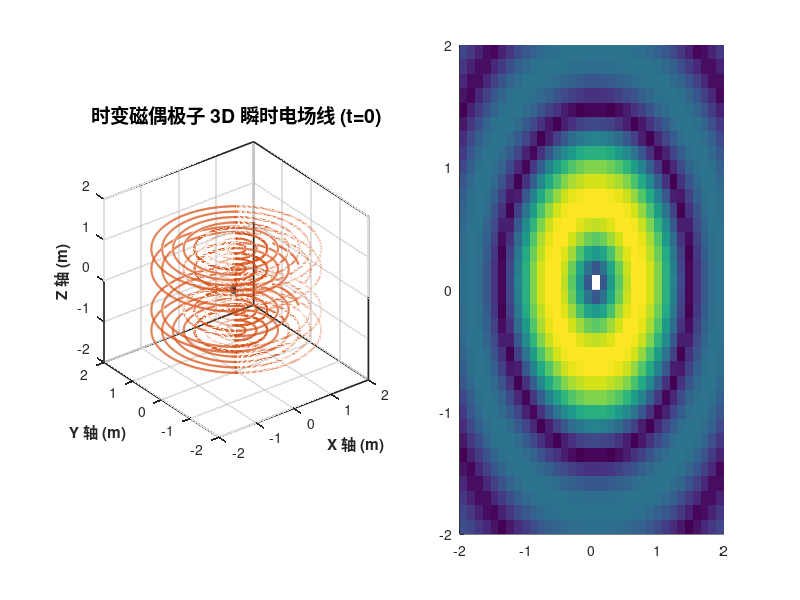

MATLAB code to generate this figure: (Note: this script raises an error after producing the figure.)
% 磁偶极子时变电场 (时谐场 AC) 2D与3D空间分布可视化
clear; clc; close all;

%% 1. 物理参数设定
mu_0 = 4 * pi * 1e-7;   % 真空磁导率 (H/m)
c = 3e8; v = c;         % 波速等于光速 (m/s)
f = 150e6;              % 频率设为 150MHz (为了在图中清晰看到空间波动的驻点)
omega = 2 * pi * f;     % 角频率
k = omega / v;          % 波数
I_amp = 1.0;            % 电流幅值 (A)
a = 0.1;                % 磁偶极子(圆环)半径 (m)

%% 2. 空间网格构建
grid_density = 35;
max_range = 2.0; % 扩大观测范围，以观察电磁波的空间辐射分布
x_vec = linspace(-max_range, max_range, grid_density);
y_vec = linspace(-max_range, max_range, grid_density);
z_vec = linspace(-max_range, max_range, grid_density);
[X, Y, Z] = meshgrid(x_vec, y_vec, z_vec);

%% 3. 坐标转换与奇点处理
R = sqrt(X.^2 + Y.^2 + Z.^2);
Rho = sqrt(X.^2 + Y.^2); 
Rho(Rho == 0) = eps; % 避开 Z 轴奇点

sinTheta = Rho ./ R;
cosPhi = X ./ Rho;
sinPhi = Y ./ Rho;

% 屏蔽极近区奇点
R(R < 0.5*a) = NaN; 

%% 4. 计算时变电场相量 (依据课件 P17/18)
% 延迟相位因子: e^(-jkr)
delay_term = exp(-1i * k * R);

% 电场只有 E_phi 分量 (复数相量)
% E_phi = - (mu_0*a^2 / 4) * [ (j*omega/R^2) + (j*omega)^2/(R*v) ] * I * exp(-jkR) * sin(theta)
E_phi_complex = -(mu_0 * a^2 * I_amp / 4) .* ...
    ( (1i * omega ./ R.^2) - (omega^2 ./ (R .* v)) ) .* delay_term .* sinTheta;

% 提取 t=0 时刻的瞬时物理场 (即取实部)
E_phi = real(E_phi_complex);

%% 5. 投影至直角坐标系 (Ex, Ey, Ez)
EX = -E_phi .* sinPhi;
EY = E_phi .* cosPhi;
EZ = zeros(size(E_phi)); % 电场在 z 方向始终为 0

%% 6. 可视化 (左图3D，右图2D)
figure('Color', 'w', 'Position', [100, 100, 1200, 550]);
theta_coil = linspace(0, 2*pi, 100); % 线圈坐标

% ================= 左侧：3D 电场流线图 =================
subplot(1, 2, 1); hold on; grid on; view(3);

% 绘制线圈
plot3(a * cos(theta_coil), a * sin(theta_coil), zeros(1, 100), 'k-', 'LineWidth', 4);

% 设定 3D 种子点 (沿 X 轴正半轴放置一排点即可，因为流线是圆环)
sx = linspace(0.2, max_range-0.2, 8); 
sy = zeros(size(sx));
sz_levels = [-1.0, -0.5, 0.5, 1.0]; % 在不同的高度层画圈
[SX, SZ] = meshgrid(sx, sz_levels);
SY = zeros(size(SX));

hLines = streamline(X, Y, Z, EX, EY, EZ, SX, SY, SZ, [0.1, 5000]);
set(hLines, 'Color', [0.8500 0.3250 0.0980], 'LineWidth', 1.5); % 经典MATLAB红/橙

title('时变磁偶极子 3D 瞬时电场线 (t=0)', 'FontSize', 14);
xlabel('X 轴 (m)', 'FontWeight', 'bold'); 
ylabel('Y 轴 (m)', 'FontWeight', 'bold'); 
zlabel('Z 轴 (m)', 'FontWeight', 'bold');
axis equal; axis([-max_range max_range -max_range max_range -max_range max_range]);
set(gca, 'Box', 'on', 'LineWidth', 1.2);

% ================= 右侧：2D XY平面截面图 =================
subplot(1, 2, 2); hold on; grid on;

% 提取 z=0 平面 (即矩阵中间的一层)
mid_idx = round(grid_density/2);
X_2D = squeeze(X(:,:,mid_idx));
Y_2D = squeeze(Y(:,:,mid_idx));
EX_2D = squeeze(EX(:,:,mid_idx));
EY_2D = squeeze(EY(:,:,mid_idx));

% 计算电场强度幅值 (用于云图颜色)
E_mag = sqrt(EX_2D.^2 + EY_2D.^2);

% 使用 pcolor 绘制底部的电场强度云图
h = pcolor(X_2D, Y_2D, E_mag); 
set(h, 'EdgeColor', 'none'); % 去除网格线让过渡更平滑
colormap parula;
%colorbar;

% 使用 quiver 绘制电场矢量箭头 (白色的箭头在彩色底图上更清晰)
% 减少箭头数量避免拥挤
skip = 2; 
quiver(X_2D(1:skip:end, 1:skip:end), Y_2D(1:skip:end, 1:skip:end), ...
       EX_2D(1:skip:end, 1:skip:end), EY_2D(1:skip:end, 1:skip:end), ...
       1.5, 'w', 'LineWidth', 1.2);

% 绘制线圈
plot(a * cos(theta_coil), a * sin(theta_coil), 'k-', 'LineWidth', 3);

title('XY 平面 (z=0) 瞬时电场强度云图与矢量方向', 'FontSize', 14);
xlabel('X 轴 (m)', 'FontWeight', 'bold'); 
ylabel('Y 轴 (m)', 'FontWeight', 'bold');
axis equal; axis([-max_range max_range -max_range max_range]);
set(gca, 'Box', 'on', 'LineWidth', 1.2);
